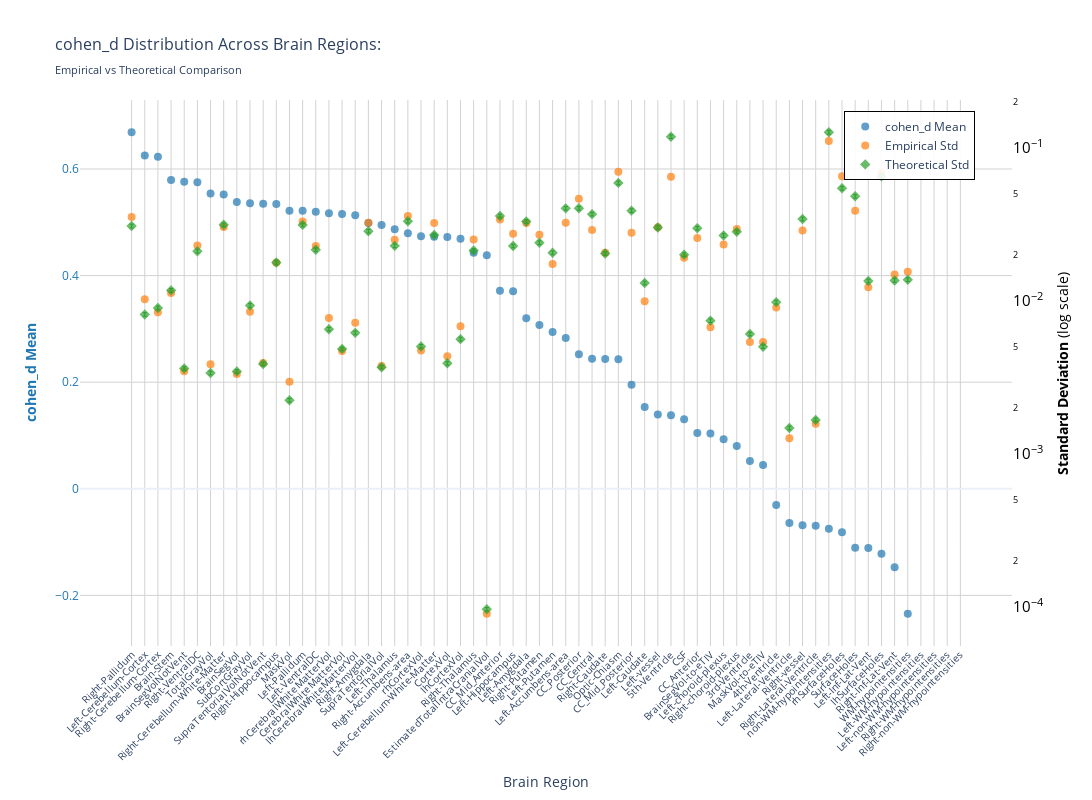
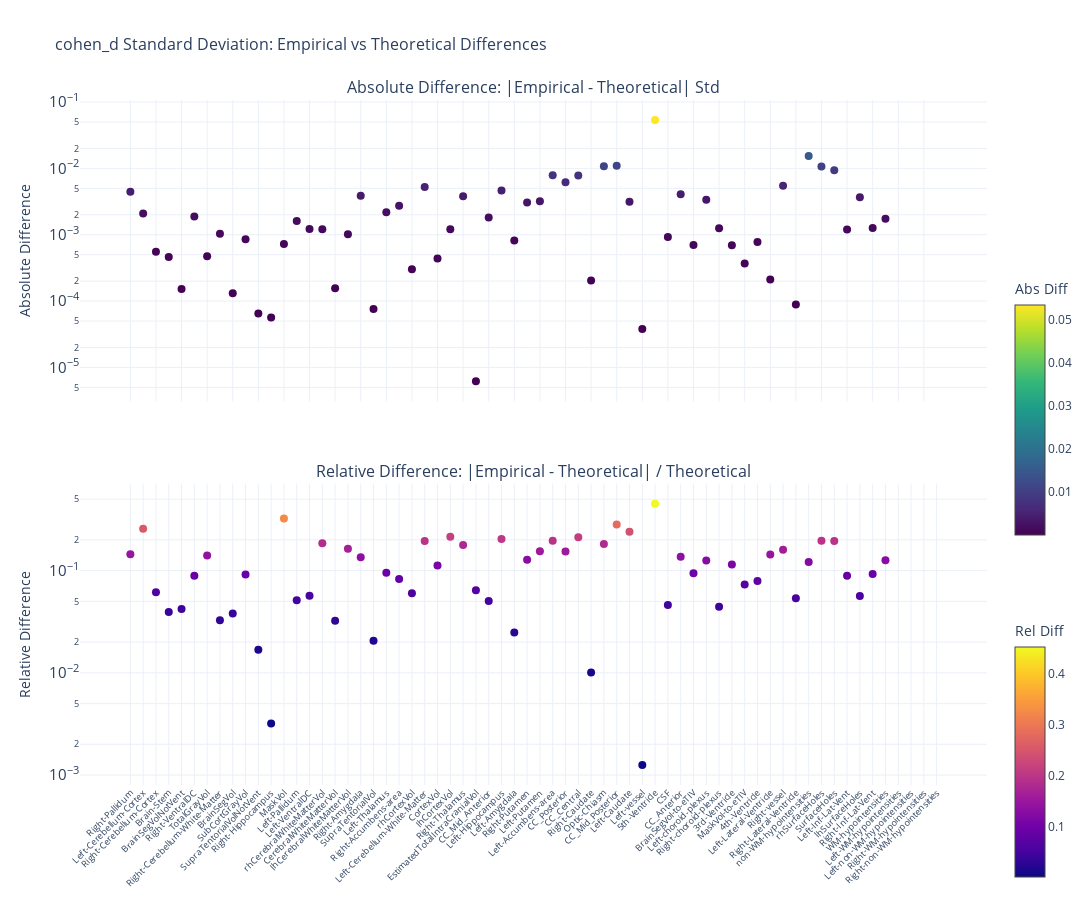

The notebook cell these images were saved under, in order:
### Markdown cell above
### p-value

### Code cell
nu_nav = df_navr[(df_navr["timepoint"] == "baseline") & (df_navr["group"] == "HC-PD")]
data_path = stats_dir / f"cohen_d_baseline_{METRIC}.parquet"
df, stats = get_test_stats(
    data_path, stat_functions_F, nu_nav, hemisphere=False, study="baseline"
)
show_figure(
    stats, hemisphere=False, stat_name="cohen_d", study="baseline", metric=METRIC
)

### Figure 1 — Plotly figure (JSON) as saved in the notebook; plotly's stock layout.template omitted (floating-point values rounded to 4 significant figures)
{"data": [{"hovertemplate": "<b>%{x}</b><br>Mean cohen_d: %{y:.2f}<br><extra></extra>", "marker": {"color": "#1f77b4", "opacity": 0.7, "size": 8}, "mode": "markers", "name": "cohen_d Mean", "type": "scatter", "x": ["Right-Pallidum", "Left-Cerebellum-Cortex", "Right-Cerebellum-Cortex", "Brain-Stem", "BrainSegVolNotVent", "Right-VentralDC", "TotalGrayVol", "Right-Cerebellum-White-Matter", "BrainSegVol", "SubCortGrayVol", "SupraTentorialVolNotVent", "Right-Hippocampus", "MaskVol", "Left-Pallidum", "Left-VentralDC", "rhCerebralWhiteMatterVol", "CerebralWhiteMatterVol", "lhCerebralWhiteMatterVol", "Right-Amygdala", "SupraTentorialVol", "Left-Thalamus", "Right-Accumbens-area", "rhCortexVol", "Left-Cerebellum-White-Matter", "CortexVol", "lhCortexVol", "Right-Thalamus", "EstimatedTotalIntraCranialVol", "CC_Mid_Anterior", "Left-Hippocampus", "Left-Amygdala", "Right-Putamen", "Left-Putamen", "Left-Accumbens-area", "CC_Posterior", "CC_Central", "Right-Caudate", "Optic-Chiasm", "CC_Mid_Posterior", "Left-Caudate", "Left-vessel", "5th-Ventricle", "CSF", "CC_Anterior", "BrainSegVol-to-eTIV", "Left-choroid-plexus", "Right-choroid-plexus", "3rd-Ventricle", "MaskVol-to-eTIV", "4th-Ventricle", "Left-Lateral-Ventricle", "Right-vessel", "Right-Lateral-Ventricle", "non-WM-hypointensities", "rhSurfaceHoles", "SurfaceHoles", "Left-Inf-Lat-Vent", "lhSurfaceHoles", "Right-Inf-Lat-Vent", "WM-hypointensities", "Left-WM-hypointensities", "Left-non-WM-hypointensities", "Right-WM-hypointensities", "Right-non-WM-hypointensities"], "y": [0.6688, 0.6255, 0.6229, 0.5795, 0.5763, 0.575, 0.5539, 0.5522, 0.5381, 0.5355, 0.5347, 0.5341, 0.5219, 0.5216, 0.52, 0.5168, 0.5157, 0.513, 0.4986, 0.4947, 0.4871, 0.4793, 0.4738, 0.4729, 0.4724, 0.469, 0.4428, 0.4382, 0.3715, 0.3704, 0.3201, 0.3073, 0.2943, 0.2831, 0.2525, 0.2441, 0.2435, 0.2432, 0.1954, 0.1534, 0.1392, 0.1381, 0.1307, 0.1046, 0.1038, 0.09292, 0.0802, 0.05208, 0.04459, -0.03056, -0.0642, -0.06833, -0.06917, -0.07486, -0.08137, -0.1107, -0.1113, -0.1217, -0.1471, -0.2344, NaN, NaN, NaN, NaN], "yaxis": "y"}, {"hovertemplate": "<b>%{x}</b><br>Empirical Std: %{y:.3f}<br><extra></extra>", "marker": {"color": "#ff7f0e", "opacity": 0.7, "size": 8, "symbol": "circle"}, "mode": "markers", "name": "Empirical Std", "type": "scatter", "x": ["Right-Pallidum", "Left-Cerebellum-Cortex", "Right-Cerebellum-Cortex", "Brain-Stem", "BrainSegVolNotVent", "Right-VentralDC", "TotalGrayVol", "Right-Cerebellum-White-Matter", "BrainSegVol", "SubCortGrayVol", "SupraTentorialVolNotVent", "Right-Hippocampus", "MaskVol", "Left-Pallidum", "Left-VentralDC", "rhCerebralWhiteMatterVol", "CerebralWhiteMatterVol", "lhCerebralWhiteMatterVol", "Right-Amygdala", "SupraTentorialVol", "Left-Thalamus", "Right-Accumbens-area", "rhCortexVol", "Left-Cerebellum-White-Matter", "CortexVol", "lhCortexVol", "Right-Thalamus", "EstimatedTotalIntraCranialVol", "CC_Mid_Anterior", "Left-Hippocampus", "Left-Amygdala", "Right-Putamen", "Left-Putamen", "Left-Accumbens-area", "CC_Posterior", "CC_Central", "Right-Caudate", "Optic-Chiasm", "CC_Mid_Posterior", "Left-Caudate", "Left-vessel", "5th-Ventricle", "CSF", "CC_Anterior", "BrainSegVol-to-eTIV", "Left-choroid-plexus", "Right-choroid-plexus", "3rd-Ventricle", "MaskVol-to-eTIV", "4th-Ventricle", "Left-Lateral-Ventricle", "Right-vessel", "Right-Lateral-Ventricle", "non-WM-hypointensities", "rhSurfaceHoles", "SurfaceHoles", "Left-Inf-Lat-Vent", "lhSurfaceHoles", "Right-Inf-Lat-Vent", "WM-hypointensities", "Left-WM-hypointensities", "Left-non-WM-hypointensities", "Right-WM-hypointensities", "Right-non-WM-hypointensities"], "y": [0.0353, 0.01024, 0.008434, 0.01125, 0.003462, 0.02299, 0.003851, 0.03041, 0.003327, 0.008474, 0.003926, 0.01775, 0.002963, 0.03297, 0.02279, 0.007733, 0.004693, 0.007189, 0.03239, 0.003753, 0.02507, 0.03591, 0.00473, 0.03223, 0.004344, 0.006826, 0.02514, 9.012e-05, 0.03403, 0.02748, 0.03222, 0.02704, 0.01741, 0.03236, 0.04646, 0.02907, 0.0206, 0.0698, 0.02786, 0.009936, 0.03023, 0.06485, 0.01912, 0.02574, 0.006724, 0.02338, 0.0295, 0.005374, 0.005382, 0.009032, 0.001262, 0.0288, 0.001574, 0.1111, 0.06512, 0.03888, 0.01228, 0.06881, 0.01485, 0.01549, NaN, NaN, NaN, NaN], "yaxis": "y2"}, {"error_y": {"array": [0.0008641, 0.0002283, 0.0002518, 0.0003281, 0.0001013, 0.0005915, 9.459e-05, 0.000881, 9.69e-05, 0.0002614, 0.0001082, 0.0004989, 6.272e-05, 0.0008787, 0.0006043, 0.0001829, 0.0001359, 0.0001731, 0.0007995, 0.000103, 0.0006411, 0.0009293, 0.000141, 0.0007555, 0.0001094, 0.0001574, 0.0005981, 2.698e-06, 0.001004, 0.0006395, 0.0009257, 0.0006718, 0.0005773, 0.001127, 0.001128, 0.001034, 0.0005713, 0.001654, 0.001089, 0.0003665, 0.000846, 0.003316, 0.0005618, 0.0008355, 0.000208, 0.0007492, 0.0007916, 0.00017, 0.0001405, 0.0002748, 4.131e-05, 0.0009606, 4.659e-05, 0.003542, 0.001526, 0.001353, 0.0003778, 0.001825, 0.0003807, 0.0003852, NaN, NaN, NaN, NaN], "arrayminus": [0.0008402, 0.000222, 0.0002448, 0.000319, 9.848e-05, 0.0005751, 9.197e-05, 0.0008566, 9.421e-05, 0.0002542, 0.0001052, 0.0004851, 6.098e-05, 0.0008544, 0.0005876, 0.0001778, 0.0001321, 0.0001683, 0.0007773, 0.0001002, 0.0006234, 0.0009035, 0.0001371, 0.0007345, 0.0001064, 0.000153, 0.0005815, 2.623e-06, 0.0009764, 0.0006218, 0.0009001, 0.0006532, 0.0005613, 0.001096, 0.001097, 0.001005, 0.0005555, 0.001608, 0.001059, 0.0003563, 0.0008225, 0.003224, 0.0005462, 0.0008124, 0.0002022, 0.0007284, 0.0007696, 0.0001653, 0.0001366, 0.0002672, 4.016e-05, 0.000934, 4.53e-05, 0.003444, 0.001484, 0.001315, 0.0003673, 0.001774, 0.0003702, 0.0003745, NaN, NaN, NaN, NaN], "color": "#2ca02c", "thickness": 1, "type": "data", "visible": true, "width": 2}, "hovertemplate": "<b>%{x}</b><br>Theoretical Std: %{y:.3f}<br><extra></extra>", "marker": {"color": "#2ca02c", "opacity": 0.7, "size": 8, "symbol": "diamond"}, "mode": "markers", "name": "Theoretical Std", "type": "scatter", "x": ["Right-Pallidum", "Left-Cerebellum-Cortex", "Right-Cerebellum-Cortex", "Brain-Stem", "BrainSegVolNotVent", "Right-VentralDC", "TotalGrayVol", "Right-Cerebellum-White-Matter", "BrainSegVol", "SubCortGrayVol", "SupraTentorialVolNotVent", "Right-Hippocampus", "MaskVol", "Left-Pallidum", "Left-VentralDC", "rhCerebralWhiteMatterVol", "CerebralWhiteMatterVol", "lhCerebralWhiteMatterVol", "Right-Amygdala", "SupraTentorialVol", "Left-Thalamus", "Right-Accumbens-area", "rhCortexVol", "Left-Cerebellum-White-Matter", "CortexVol", "lhCortexVol", "Right-Thalamus", "EstimatedTotalIntraCranialVol", "CC_Mid_Anterior", "Left-Hippocampus", "Left-Amygdala", "Right-Putamen", "Left-Putamen", "Left-Accumbens-area", "CC_Posterior", "CC_Central", "Right-Caudate", "Optic-Chiasm", "CC_Mid_Posterior", "Left-Caudate", "Left-vessel", "5th-Ventricle", "CSF", "CC_Anterior", "BrainSegVol-to-eTIV", "Left-choroid-plexus", "Right-choroid-plexus", "3rd-Ventricle", "MaskVol-to-eTIV", "4th-Ventricle", "Left-Lateral-Ventricle", "Right-vessel", "Right-Lateral-Ventricle", "non-WM-hypointensities", "rhSurfaceHoles", "SurfaceHoles", "Left-Inf-Lat-Vent", "lhSurfaceHoles", "Right-Inf-Lat-Vent", "WM-hypointensities", "Left-WM-hypointensities", "Left-non-WM-hypointensities", "Right-WM-hypointensities", "Right-non-WM-hypointensities"], "y": [0.03084, 0.00815, 0.008987, 0.01171, 0.003615, 0.02111, 0.003376, 0.03144, 0.003458, 0.00933, 0.003861, 0.01781, 0.002238, 0.03136, 0.02157, 0.006527, 0.00485, 0.006177, 0.02853, 0.003677, 0.02288, 0.03317, 0.005033, 0.02696, 0.003905, 0.005618, 0.02135, 9.63e-05, 0.03584, 0.02282, 0.03304, 0.02398, 0.02061, 0.04023, 0.04026, 0.03689, 0.02039, 0.05903, 0.03886, 0.01308, 0.03019, 0.1183, 0.02005, 0.02982, 0.007424, 0.02674, 0.02825, 0.006069, 0.005015, 0.009807, 0.001474, 0.03429, 0.001663, 0.1264, 0.05447, 0.04827, 0.01348, 0.06514, 0.01359, 0.01375, NaN, NaN, NaN, NaN], "yaxis": "y2"}], "layout": {"height": 800, "hovermode": "x", "legend": {"bgcolor": "rgba(255, 255, 255, 0.9)", "bordercolor": "black", "borderwidth": 1, "font": {"size": 12}, "orientation": "v", "x": 0.82, "y": 0.98}, "title": {"font": {"size": 16}, "text": "cohen_d Distribution Across Brain Regions:<br><sub>Empirical vs Theoretical Comparison</sub>"}, "width": 1400, "xaxis": {"gridcolor": "lightgray", "showgrid": true, "tickangle": -45, "tickfont": {"size": 10}, "title": {"text": "Brain Region"}}, "yaxis": {"gridcolor": "lightgray", "showgrid": true, "side": "left", "tickfont": {"color": "#1f77b4"}, "title": {"font": {"color": "#1f77b4"}, "text": "<b>cohen_d Mean</b>"}}, "yaxis2": {"exponentformat": "power", "overlaying": "y", "showgrid": false, "side": "right", "tickfont": {"color": "black"}, "title": {"font": {"color": "black"}, "text": "<b>Standard Deviation</b> (log scale)"}, "type": "log"}}}

### Figure 2 — Plotly figure (JSON) as saved in the notebook; plotly's stock layout.template omitted (floating-point values rounded to 4 significant figures)
{"data": [{"hovertemplate": "<b>%{x}</b><br>Abs Diff: %{y:.4f}<br><extra></extra>", "marker": {"color": [0.004457, 0.00209, 0.0005532, 0.0004599, 0.0001526, 0.001877, 0.0004747, 0.001031, 0.0001316, 0.0008564, 6.482e-05, 5.682e-05, 0.0007245, 0.001606, 0.001223, 0.001206, 0.0001567, 0.001013, 0.003857, 7.582e-05, 0.002186, 0.002744, 0.0003023, 0.005261, 0.0004385, 0.001208, 0.003795, 6.176e-06, 0.001812, 0.004651, 0.0008205, 0.003066, 0.003194, 0.007875, 0.0062, 0.007817, 0.0002051, 0.01077, 0.011, 0.003146, 3.792e-05, 0.05349, 0.0009267, 0.004077, 0.0007001, 0.003361, 0.00125, 0.000695, 0.0003675, 0.0007753, 0.0002118, 0.005484, 8.918e-05, 0.01534, 0.01065, 0.009398, 0.001205, 0.003671, 0.001261, 0.001741, NaN, NaN, NaN, NaN], "colorbar": {"len": 0.4, "title": {"text": "Abs Diff"}, "y": 0.75, "yanchor": "top"}, "colorscale": [[0, "#440154"], [0.1111, "#482878"], [0.2222, "#3e4989"], [0.3333, "#31688e"], [0.4444, "#26828e"], [0.5556, "#1f9e89"], [0.6667, "#35b779"], [0.7778, "#6ece58"], [0.8889, "#b5de2b"], [1, "#fde725"]], "showscale": true, "size": 8}, "mode": "markers", "name": "Absolute", "type": "scatter", "x": ["Right-Pallidum", "Left-Cerebellum-Cortex", "Right-Cerebellum-Cortex", "Brain-Stem", "BrainSegVolNotVent", "Right-VentralDC", "TotalGrayVol", "Right-Cerebellum-White-Matter", "BrainSegVol", "SubCortGrayVol", "SupraTentorialVolNotVent", "Right-Hippocampus", "MaskVol", "Left-Pallidum", "Left-VentralDC", "rhCerebralWhiteMatterVol", "CerebralWhiteMatterVol", "lhCerebralWhiteMatterVol", "Right-Amygdala", "SupraTentorialVol", "Left-Thalamus", "Right-Accumbens-area", "rhCortexVol", "Left-Cerebellum-White-Matter", "CortexVol", "lhCortexVol", "Right-Thalamus", "EstimatedTotalIntraCranialVol", "CC_Mid_Anterior", "Left-Hippocampus", "Left-Amygdala", "Right-Putamen", "Left-Putamen", "Left-Accumbens-area", "CC_Posterior", "CC_Central", "Right-Caudate", "Optic-Chiasm", "CC_Mid_Posterior", "Left-Caudate", "Left-vessel", "5th-Ventricle", "CSF", "CC_Anterior", "BrainSegVol-to-eTIV", "Left-choroid-plexus", "Right-choroid-plexus", "3rd-Ventricle", "MaskVol-to-eTIV", "4th-Ventricle", "Left-Lateral-Ventricle", "Right-vessel", "Right-Lateral-Ventricle", "non-WM-hypointensities", "rhSurfaceHoles", "SurfaceHoles", "Left-Inf-Lat-Vent", "lhSurfaceHoles", "Right-Inf-Lat-Vent", "WM-hypointensities", "Left-WM-hypointensities", "Left-non-WM-hypointensities", "Right-WM-hypointensities", "Right-non-WM-hypointensities"], "xaxis": "x", "y": [0.004457, 0.00209, 0.0005532, 0.0004599, 0.0001526, 0.001877, 0.0004747, 0.001031, 0.0001316, 0.0008564, 6.482e-05, 5.682e-05, 0.0007245, 0.001606, 0.001223, 0.001206, 0.0001567, 0.001013, 0.003857, 7.582e-05, 0.002186, 0.002744, 0.0003023, 0.005261, 0.0004385, 0.001208, 0.003795, 6.176e-06, 0.001812, 0.004651, 0.0008205, 0.003066, 0.003194, 0.007875, 0.0062, 0.007817, 0.0002051, 0.01077, 0.011, 0.003146, 3.792e-05, 0.05349, 0.0009267, 0.004077, 0.0007001, 0.003361, 0.00125, 0.000695, 0.0003675, 0.0007753, 0.0002118, 0.005484, 8.918e-05, 0.01534, 0.01065, 0.009398, 0.001205, 0.003671, 0.001261, 0.001741, NaN, NaN, NaN, NaN], "yaxis": "y"}, {"hovertemplate": "<b>%{x}</b><br>Rel Diff: %{y:.2%}<br><extra></extra>", "marker": {"color": [0.1445, 0.2564, 0.06155, 0.03928, 0.0422, 0.08891, 0.1406, 0.03278, 0.03807, 0.09179, 0.01679, 0.003191, 0.3237, 0.05122, 0.05672, 0.1849, 0.03232, 0.164, 0.1352, 0.02062, 0.09553, 0.08272, 0.06006, 0.1951, 0.1123, 0.2151, 0.1778, 0.06413, 0.05055, 0.2038, 0.02483, 0.1279, 0.155, 0.1957, 0.154, 0.2119, 0.01006, 0.1824, 0.2831, 0.2405, 0.001256, 0.452, 0.04622, 0.1367, 0.0943, 0.1257, 0.04425, 0.1145, 0.07328, 0.07905, 0.1437, 0.1599, 0.05363, 0.1213, 0.1956, 0.1947, 0.08934, 0.05636, 0.09282, 0.1267, NaN, NaN, NaN, NaN], "colorbar": {"len": 0.4, "title": {"text": "Rel Diff"}, "y": 0.25, "yanchor": "top"}, "colorscale": [[0, "#0d0887"], [0.1111, "#46039f"], [0.2222, "#7201a8"], [0.3333, "#9c179e"], [0.4444, "#bd3786"], [0.5556, "#d8576b"], [0.6667, "#ed7953"], [0.7778, "#fb9f3a"], [0.8889, "#fdca26"], [1, "#f0f921"]], "showscale": true, "size": 8}, "mode": "markers", "name": "Relative", "type": "scatter", "x": ["Right-Pallidum", "Left-Cerebellum-Cortex", "Right-Cerebellum-Cortex", "Brain-Stem", "BrainSegVolNotVent", "Right-VentralDC", "TotalGrayVol", "Right-Cerebellum-White-Matter", "BrainSegVol", "SubCortGrayVol", "SupraTentorialVolNotVent", "Right-Hippocampus", "MaskVol", "Left-Pallidum", "Left-VentralDC", "rhCerebralWhiteMatterVol", "CerebralWhiteMatterVol", "lhCerebralWhiteMatterVol", "Right-Amygdala", "SupraTentorialVol", "Left-Thalamus", "Right-Accumbens-area", "rhCortexVol", "Left-Cerebellum-White-Matter", "CortexVol", "lhCortexVol", "Right-Thalamus", "EstimatedTotalIntraCranialVol", "CC_Mid_Anterior", "Left-Hippocampus", "Left-Amygdala", "Right-Putamen", "Left-Putamen", "Left-Accumbens-area", "CC_Posterior", "CC_Central", "Right-Caudate", "Optic-Chiasm", "CC_Mid_Posterior", "Left-Caudate", "Left-vessel", "5th-Ventricle", "CSF", "CC_Anterior", "BrainSegVol-to-eTIV", "Left-choroid-plexus", "Right-choroid-plexus", "3rd-Ventricle", "MaskVol-to-eTIV", "4th-Ventricle", "Left-Lateral-Ventricle", "Right-vessel", "Right-Lateral-Ventricle", "non-WM-hypointensities", "rhSurfaceHoles", "SurfaceHoles", "Left-Inf-Lat-Vent", "lhSurfaceHoles", "Right-Inf-Lat-Vent", "WM-hypointensities", "Left-WM-hypointensities", "Left-non-WM-hypointensities", "Right-WM-hypointensities", "Right-non-WM-hypointensities"], "xaxis": "x2", "y": [0.1445, 0.2564, 0.06155, 0.03928, 0.0422, 0.08891, 0.1406, 0.03278, 0.03807, 0.09179, 0.01679, 0.003191, 0.3237, 0.05122, 0.05672, 0.1849, 0.03232, 0.164, 0.1352, 0.02062, 0.09553, 0.08272, 0.06006, 0.1951, 0.1123, 0.2151, 0.1778, 0.06413, 0.05055, 0.2038, 0.02483, 0.1279, 0.155, 0.1957, 0.154, 0.2119, 0.01006, 0.1824, 0.2831, 0.2405, 0.001256, 0.452, 0.04622, 0.1367, 0.0943, 0.1257, 0.04425, 0.1145, 0.07328, 0.07905, 0.1437, 0.1599, 0.05363, 0.1213, 0.1956, 0.1947, 0.08934, 0.05636, 0.09282, 0.1267, NaN, NaN, NaN, NaN], "yaxis": "y2"}], "layout": {"annotations": [{"font": {"size": 16}, "showarrow": false, "text": "Absolute Difference: |Empirical - Theoretical| Std", "x": 0.5, "xanchor": "center", "xref": "paper", "y": 1, "yanchor": "bottom", "yref": "paper"}, {"font": {"size": 16}, "showarrow": false, "text": "Relative Difference: |Empirical - Theoretical| / Theoretical", "x": 0.5, "xanchor": "center", "xref": "paper", "y": 0.44, "yanchor": "bottom", "yref": "paper"}], "height": 900, "hovermode": "x unified", "showlegend": false, "title": {"font": {"size": 16}, "text": "cohen_d Standard Deviation: Empirical vs Theoretical Differences"}, "width": 1400, "xaxis": {"anchor": "y", "domain": [0, 1], "showticklabels": false}, "xaxis2": {"anchor": "y2", "domain": [0, 1], "tickangle": -45, "tickfont": {"size": 9}}, "yaxis": {"anchor": "x", "domain": [0.56, 1], "exponentformat": "power", "title": {"text": "Absolute Difference"}, "type": "log"}, "yaxis2": {"anchor": "x2", "domain": [0, 0.44], "exponentformat": "power", "title": {"text": "Relative Difference"}, "type": "log"}}}
